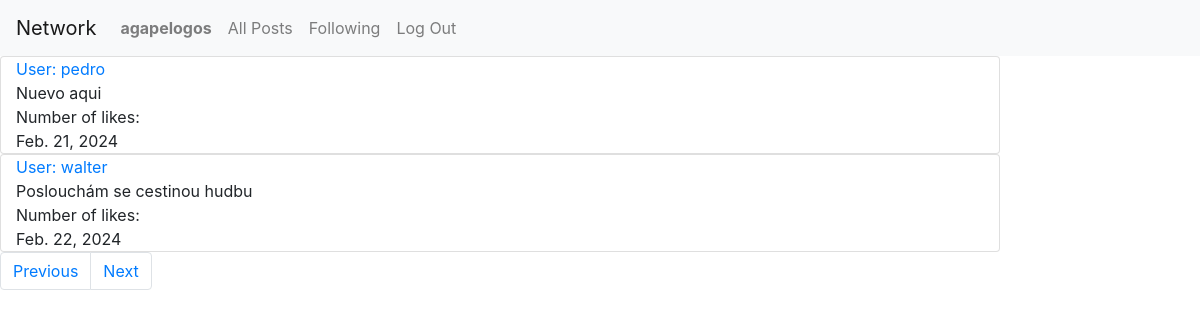
Screenshot of /following?page=2 (signed in) with the database file from the repository.
### network/models.py (models this page shows, shortened)
class User(AbstractUser):
    pass
    def __str__(self):
        return self.username

class Post(models.Model):
    user = models.ForeignKey(User, on_delete=models.CASCADE, blank=True, null=True, related_name="poster")
    post = models.CharField(max_length=64)
    date = models.DateField()

### network/views.py (the view)
# urls.py: path("following", views.following, name="following"),
def following(request):
    if request.user.is_authenticated:
        followUsers = Follow.objects.filter(user=request.user.id)
        posts = Post.objects.all().order_by('-date')
        postPrint = []
        for user in followUsers:
            for post in posts:
                if user.user_follower == post.user:
                    postPrint.append(post)
        paginator = Paginator(postPrint, 2) #show 2 posts per page
        page_number = request.GET.get('page')
        page_obj = paginator.get_page(page_number)
        return render(request, "network/following.html", {
            "followUsers": followUsers,
            "posts": posts,
            "page_obj": page_obj,
        })
    else:
        return render(request, "network/index.html")

### network/templates/network/following.html
{% extends "network/layout.html" %}
{% block body %}
{% if user.is_authenticated %}
<div class="mb-3">
        {% for post in page_obj %}
            <div class="card col-10">
                <div><a id="users" class="" href="{% url 'profile' user_id=post.user.id %}"> User: {{ post.user }}</a></div>
                <div>{{ post.post }}</div>
                <div>Number of likes: {{post.likes}}</div>
                <div>{{ post.date }}</div>
            </div>
        {% endfor %}
    <div>
        <nav aria-label="Page navigation example">
            <ul class="pagination">
                {% if page_obj.has_previous %}
                <li class="page-item"><a class="page-link" href="?page={{ page_obj.previous_page_number }}">Previous</a></li>
                {% endif %}
                {% if page_obj.has_next %}
                <li class="page-item"><a class="page-link" href="?page={{ page_obj.next_page_number }}">Next</a></li>
                {% endif %}
            </ul>
          </nav>
    </div>
</div>
{% endif %}
{% endblock %}

### network/templates/network/layout.html (shortened to what this page needs)
{% load static %}
<!DOCTYPE html>
<html lang="en">
    <head>
        <link rel="stylesheet" href="https://stackpath.bootstrapcdn.com/bootstrap/4.4.1/css/bootstrap.min.css">
        <link href="{% static 'network/styles.css' %}" rel="stylesheet">
    </head>
    <body>
        <nav class="navbar navbar-expand-lg navbar-light bg-light">
            <a class="navbar-brand" href="#">Network</a>
            <div>
              <ul class="navbar-nav mr-auto">
                {% if user.is_authenticated %}
                    <li class="nav-item">
                        <a id="profile" class="nav-link" href="{% url 'profile' user_id=user.id %}"><strong>{{ user.username }}</strong></a>
                    </li>
                {% endif %}
                <li class="nav-item">
                  <a class="nav-link" href="{% url 'index' %}">All Posts</a>
                </li>
                {% if user.is_authenticated %}
                    <li class="nav-item">
                        <a class="nav-link" href="{% url 'following' %}">Following</a>
                    </li>
                    <li class="nav-item">
                        <a class="nav-link" href="{% url 'logout' %}">Log Out</a>
                    </li>
                {% endif %}
              </ul>
            </div>
          </nav>
        <div class="body">
            {% block body %}
            {% endblock %}
        </div>
    </body>
</html>

### rows the page displays
User: username "agapelogos"
Post: user "pedro", post "Nuevo aqui", date "Feb. 21, 2024"
Post: user "walter", post "Poslouchám se cestinou hudbu", date "Feb. 22, 2024"
